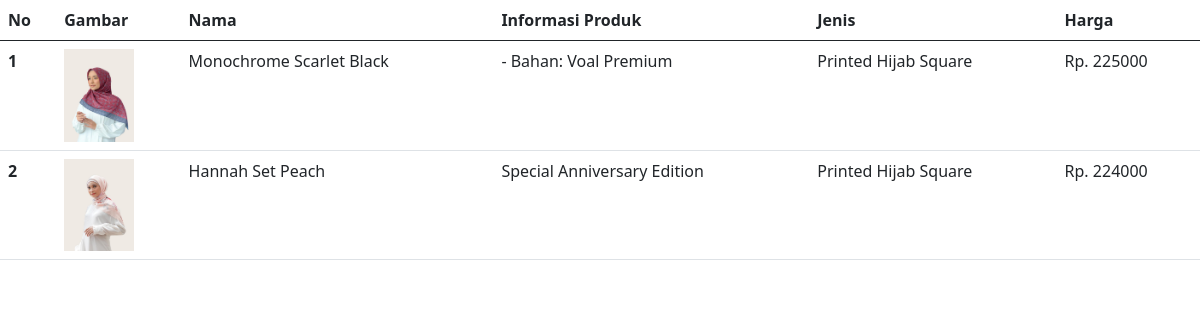
/Latihan4a/index.php, run on the app's committed database.
### tables this page shows
CREATE TABLE `hijab` (
  `id` int(11) NOT NULL,
  `img` varchar(150) NOT NULL,
  `nama` varchar(150) NOT NULL,
  `informasi produk` varchar(255) NOT NULL,
  `jenis` varchar(30) NOT NULL,
  `harga` int(15) NOT NULL
);

### Latihan4a/index.php (the view, shortened to what this page needs)
<?php
$koneksi = mysqli_connect("localhost", "root","", "test");
$result = mysqli_query($koneksi, "SELECT * FROM hijab");
?>
<!DOCTYPE html>
<html lang="en">
<head>
    <link href="https://cdn.jsdelivr.net/npm/bootstrap@5.0.0-beta2/dist/css/bootstrap.min.css" rel="stylesheet"
>
</head>
<body>
    <table class="table">
        <thead>
            <tr>
                <th scope="col">No</th>
                <th scope="col">Gambar</th>
                <th scope="col">Nama</th>
                <th scope="col">Informasi Produk</th>
                <th scope="col">Jenis</th>
                <th scope="col">Harga</th>
            </tr>
        </thead>
        <tbody>
            <?php $i=1;
            while ($row = mysqli_fetch_assoc($result)):
                ?>
            <tr>
                <th scope="row"><?=$i?></th>
                <td><img width="300px" src="assets/<?= $row["img"] ?>" alt="foto"></td>
                <td><?= $row["nama"]?> </td>
                <td><?= $row["informasi produk"]?></td>
                <td><?= $row["jenis"]?> </td>
                <td>Rp. <?= $row["harga"]?> </td>
            </tr>
            <?php
            $i++;
            endwhile;
        ?>
        </tbody>
    </table>
</body>
</html>

### Latihan4a/index.php (style rules this page uses)
img { max-width: 70px; }

### data on the page
hijab: img (picture), nama "Monochrome Scarlet Black", informasi produk "- Bahan: Voal Premium", jenis "Printed Hijab Square", harga "225000"
hijab: img (picture), nama "Hannah Set Peach", informasi produk "Special Anniversary Edition", jenis "Printed Hijab Square", harga "224000"
